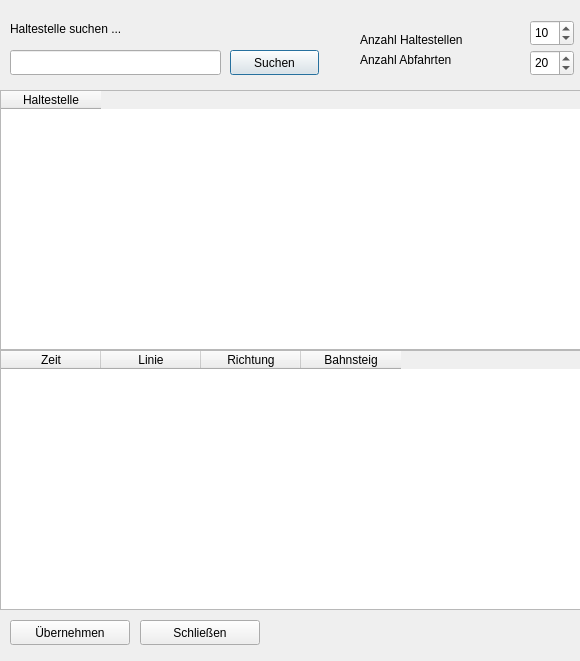
<?xml version="1.0" encoding="UTF-8"?>
<ui version="4.0">
 <class>Dialog</class>
 <widget class="QDialog" name="Dialog">
  <property name="geometry">
   <rect>
    <x>0</x>
    <y>0</y>
    <width>580</width>
    <height>661</height>
   </rect>
  </property>
  <property name="windowTitle">
   <string>StopFinder</string>
  </property>
  <widget class="QLineEdit" name="le_query">
   <property name="geometry">
    <rect>
     <x>10</x>
     <y>50</y>
     <width>211</width>
     <height>25</height>
    </rect>
   </property>
  </widget>
  <widget class="QLabel" name="label">
   <property name="geometry">
    <rect>
     <x>10</x>
     <y>20</y>
     <width>171</width>
     <height>17</height>
    </rect>
   </property>
   <property name="text">
    <string>Haltestelle suchen ...</string>
   </property>
  </widget>
  <widget class="QPushButton" name="btn_search">
   <property name="geometry">
    <rect>
     <x>230</x>
     <y>50</y>
     <width>89</width>
     <height>25</height>
    </rect>
   </property>
   <property name="text">
    <string>Suchen</string>
   </property>
  </widget>
  <widget class="QSpinBox" name="sp_limit_deps">
   <property name="geometry">
    <rect>
     <x>530</x>
     <y>50</y>
     <width>44</width>
     <height>26</height>
    </rect>
   </property>
   <property name="maximum">
    <number>100</number>
   </property>
   <property name="value">
    <number>20</number>
   </property>
  </widget>
  <widget class="QTableWidget" name="tbl_stops">
   <property name="geometry">
    <rect>
     <x>0</x>
     <y>90</y>
     <width>581</width>
     <height>260</height>
    </rect>
   </property>
   <column>
    <property name="text">
     <string>Haltestelle</string>
    </property>
   </column>
  </widget>
  <widget class="QPushButton" name="btn_apply">
   <property name="geometry">
    <rect>
     <x>10</x>
     <y>620</y>
     <width>120</width>
     <height>25</height>
    </rect>
   </property>
   <property name="text">
    <string>Übernehmen</string>
   </property>
  </widget>
  <widget class="QPushButton" name="btn_close">
   <property name="geometry">
    <rect>
     <x>140</x>
     <y>620</y>
     <width>120</width>
     <height>25</height>
    </rect>
   </property>
   <property name="text">
    <string>Schließen</string>
   </property>
  </widget>
  <widget class="QTableWidget" name="tbl_departures">
   <property name="geometry">
    <rect>
     <x>0</x>
     <y>350</y>
     <width>581</width>
     <height>260</height>
    </rect>
   </property>
   <column>
    <property name="text">
     <string>Zeit</string>
    </property>
   </column>
   <column>
    <property name="text">
     <string>Linie</string>
    </property>
   </column>
   <column>
    <property name="text">
     <string>Richtung</string>
    </property>
   </column>
   <column>
    <property name="text">
     <string>Bahnsteig</string>
    </property>
   </column>
  </widget>
  <widget class="QSpinBox" name="sp_limit_stops">
   <property name="geometry">
    <rect>
     <x>530</x>
     <y>20</y>
     <width>44</width>
     <height>26</height>
    </rect>
   </property>
   <property name="value">
    <number>10</number>
   </property>
  </widget>
  <widget class="QLabel" name="label_3">
   <property name="geometry">
    <rect>
     <x>360</x>
     <y>30</y>
     <width>141</width>
     <height>20</height>
    </rect>
   </property>
   <property name="text">
    <string>Anzahl Haltestellen</string>
   </property>
  </widget>
  <widget class="QLabel" name="label_4">
   <property name="geometry">
    <rect>
     <x>360</x>
     <y>50</y>
     <width>141</width>
     <height>20</height>
    </rect>
   </property>
   <property name="text">
    <string>Anzahl Abfahrten</string>
   </property>
  </widget>
 </widget>
 <resources/>
 <connections/>
</ui>
